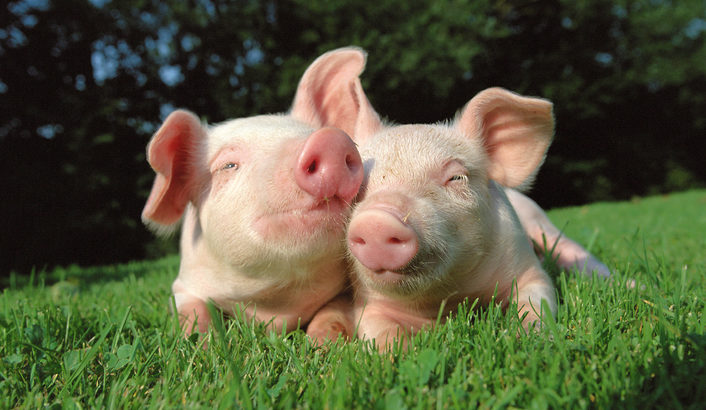
#> input picture bolt/image/pig.jpg, 706 x 410 px
$ python kmean.py
#> lines starting #> are read from the running program, lines starting #| are printed output that depends on the picture
import numpy as np
import matplotlib.pylab as plt
import cv2

class KMean:

    def __init__(self, num_class, samples):
        self.num_class = num_class
        self.mu = np.random.rand(num_class, samples.shape[1])
        self.responsivilities = np.zeros((len(samples), num_class))
        self.samples = samples

    def loop_update(self, num_iter):
        for _ in range(num_iter):
            self.e_step()
            self.m_step()

    def get_result(self):
        k = np.where(self.responsivilities==True)[1]
        return k, self.mu

    def e_step(self):
        samples = np.expand_dims(self.samples, axis=1)
        mu = np.expand_dims(self.mu, axis=0)
        distanse = np.linalg.norm(samples - mu, axis=2)
        min_k = np.argmin(distanse, axis=1)
        self.responsivilities = np.identity(self.num_class)[min_k]

    def m_step(self):
        samples = np.expand_dims(self.samples, axis=1)
        responsivilities = np.expand_dims(self.responsivilities, axis=2)
        samples = samples * responsivilities
        summed = np.sum(samples, axis=0)
        num_r = np.sum(self.responsivilities, axis=0)
        num_r = np.expand_dims(num_r, axis=1)
        indices = np.where(num_r > 0)[0]
        mean = summed[indices] / num_r[indices]
        self.mu[indices] = mean
        indices = np.where(num_r == 0)[0]
        if len(indices):
            self.mu[indices] = np.random.rand(len(indices), samples.shape[2])


    def scatter(self):
        fig = plt.figure()
        ax = fig.add_subplot(111)
        cmap = plt.get_cmap("tab10")
        k = np.where(self.responsivilities==True)[1]

        for i in range(self.num_class):
            indices = np.where(k==i)
            samples_k = self.samples[indices]
            ax.scatter(samples_k[:, 0], samples_k[:, 1], c=cmap(i))

        plt.show()

    def restore(self):
        k = np.where(self.responsivilities==True)[1]
        return self.mu[k]

class Sampler:

    def __init__(self, locs, covs, responsivilities):
        assert len(locs) == len(covs) == len(responsivilities)
        self.locs = locs
        self.covs = covs

        self.responsivilities = responsivilities


    def sample(self, num_sample):
#> called with num_sample = 10000
        samples = []
        for loc, cov, r in zip(self.locs, self.covs, self.responsivilities):
            n = int(num_sample*r)
            sample = np.random.multivariate_normal(loc, cov, n)
            samples.append(sample)
        samples = np.concatenate(samples)
        return samples

def main():
    locs = np.array([[1.0, 1.0],
                     [-1.0, -0.5],
                     [-3.0, 2.0]])
    covs = np.array([[[0.5, 0.0],
                      [0.0, 0.5]],
                     [[0.3, 0.5],
                      [0.5, 0.7]],
                     [[0.1, -0.5],
                      [-0.5, 0.3]]])
    responsivility = np.array([0.2, 0.3, 0.5])
    sampler = Sampler(locs, covs, responsivility)
    num_sample = 10000
    num_class = 3
    samples = sampler.sample(num_sample)

    img_path = "image/pig.jpg"
    img = cv2.imread(img_path)
#> img is the input picture: shape (410, 706, 3); mean B, G, R 61.6, 90.6, 88.8
    h, w, _ = img.shape
#> h = 410; w = 706
    samples = img.reshape(-1, 3)
    samples = samples / 255.0
    num_class = 10
    k_mean = KMean(num_class, samples)
    num_iter = 20
    k_mean.loop_update(num_iter)
#> the loop in loop_update, `for _ in range(num_iter):` made 20 passes
#> num_r in m_step on passes 1 to 2: [1144, 1358, 0, 0, 66087, 125, 37338, 38607, 137073, 7728], [8086, 3534, 0, 0, 103552, 2317, 29821, 35568, 61201, 45381]
    restored = k_mean.restore()
    img = restored.reshape(h, w, -1) * 255
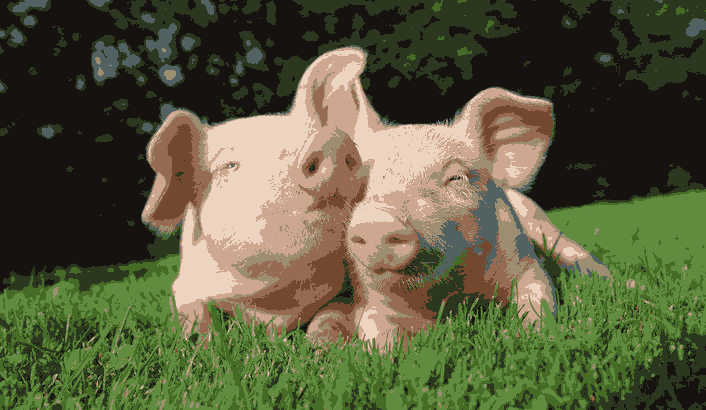
#> img: shape (410, 706, 3) float64; mean of channels 0, 1, 2 61.6, 90.6, 88.8; drawn as B, G, R
    img = img.astype(np.uint8)
    cv2.imshow("cat", img)
    cv2.waitKey(0)


if __name__ == "__main__":
    main()

$ run again, with bolt/image/cat.jpg copied over bolt/image/pig.jpg
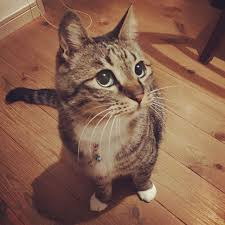
#> input picture bolt/image/cat.jpg, 225 x 225 px
#> in main, img is the input picture: shape (225, 225, 3); mean B, G, R 78.9, 98.3, 136.2
#> the loop in loop_update, `for _ in range(num_iter):` made 20 passes
#> num_r in m_step on passes 1 to 6: [0, 0, 0, 0, 19796, 0, 27741, 2575, 513, 0], [0, 0, 3530, 10, 13222, 0, 20738, 6532, 6593, 0], [0, 0, 10342, 487, 8942, 0, 13735, 9194, 7925, 0], [0, 0, 10245, 2411, 8567, 0, 11850, 9454, 7927, 171], [0, 0, 9777, 3625, 8549, 447, 10702, 9187, 7880, 458], [0, 0, 9187, 4937, 8465, 3861, 7907, 7672, 7824, 772]
#> in main, `img = restored.reshape(h, w, -1) * 255`:
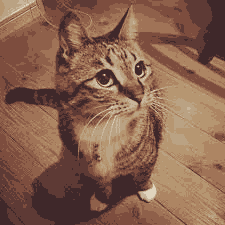
#> img: shape (225, 225, 3) float64; mean of channels 0, 1, 2 78.9, 98.3, 136.2; drawn as B, G, R

$ run again, with bolt/image/fo.jpg copied over bolt/image/pig.jpg
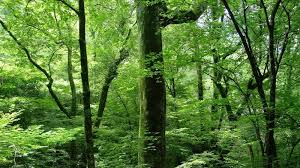
#> input picture bolt/image/fo.jpg, 300 x 168 px
#> in main, img is the input picture: shape (168, 300, 3); mean B, G, R 52.1, 118, 82.5
#> the loop in loop_update, `for _ in range(num_iter):` made 20 passes
#> num_r in m_step on passes 1 to 4: [8027, 75, 0, 0, 21, 2446, 1683, 550, 34402, 3196], [5235, 530, 0, 0, 7573, 3308, 3135, 1399, 19629, 9591], [4229, 856, 0, 13, 10015, 3483, 4126, 1736, 14830, 11112], [3823, 1095, 5, 458, 10669, 4135, 4154, 1871, 13252, 10938]
#> in main, `img = restored.reshape(h, w, -1) * 255`:
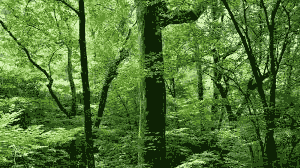
#> img: shape (168, 300, 3) float64; mean of channels 0, 1, 2 52.1, 118, 82.5; drawn as B, G, R

$ run again, with bolt/image/shibuya1.jpg copied over bolt/image/pig.jpg
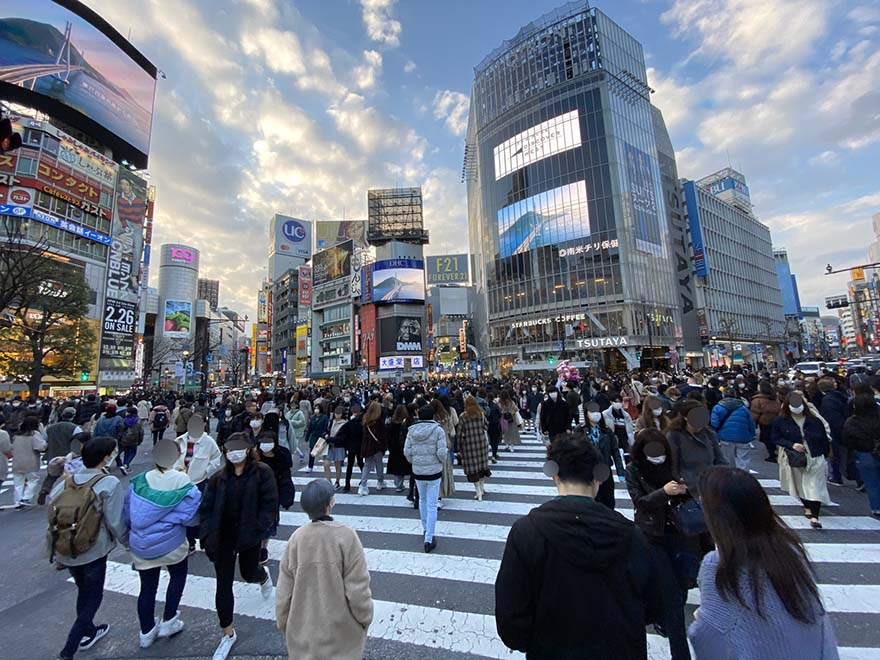
#> input picture bolt/image/shibuya1.jpg, 880 x 660 px
#> in main, img is the input picture: shape (660, 880, 3); mean B, G, R 128.6, 115.6, 108.1
#> in main, `img = restored.reshape(h, w, -1) * 255`:
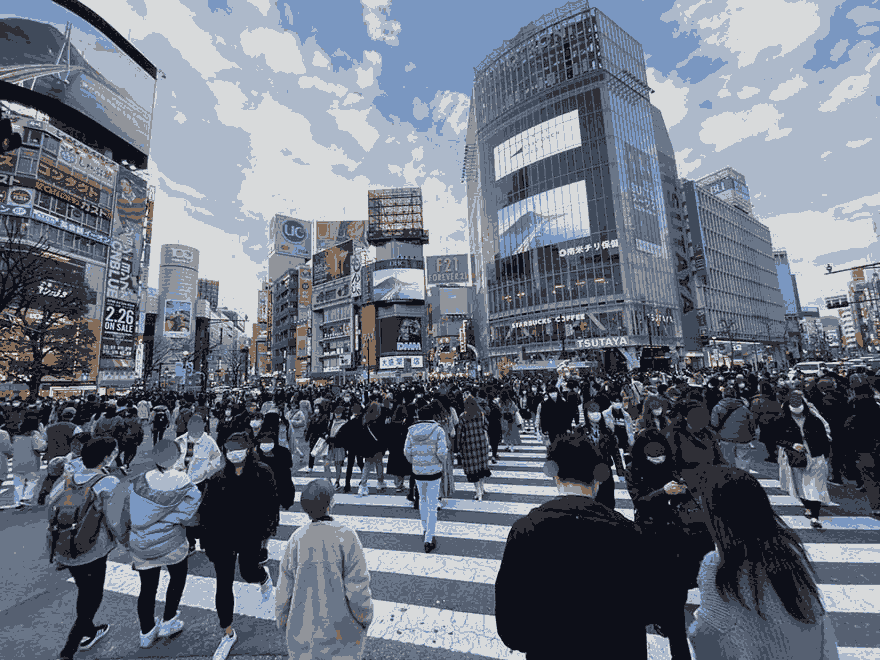
#> img: shape (660, 880, 3) float64; mean of channels 0, 1, 2 128.6, 115.6, 108.1; drawn as B, G, R
